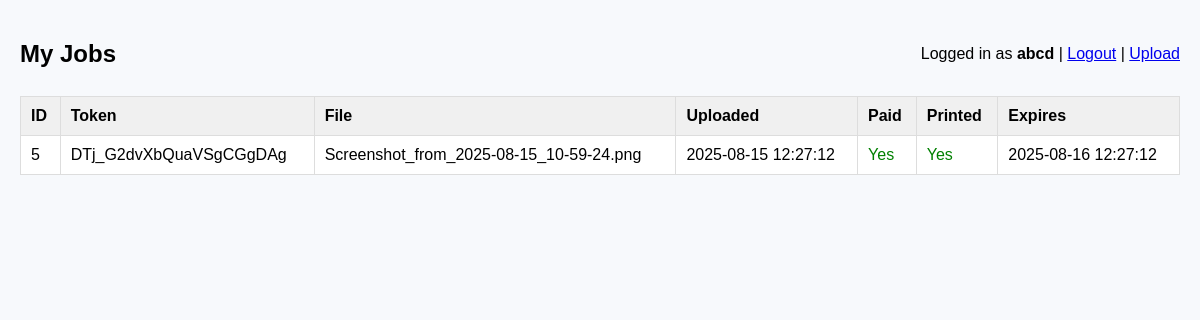
The app's page /myjobs (signed in) with its own data.
### tables this page shows
CREATE TABLE jobs (
        id INTEGER PRIMARY KEY AUTOINCREMENT,
        token TEXT UNIQUE,
        filename TEXT,
        filepath TEXT,
        uploaded_at INTEGER,
        paid INTEGER DEFAULT 0,
        printed INTEGER DEFAULT 0,
        expires_at INTEGER
    , owner_username TEXT);

### app.py (the view)
@app.route('/myjobs')
@login_required(admin_only=False)
def myjobs():
    username = session.get('user')
    conn = get_db_connection()
    cur = conn.cursor()
    cur.execute(
        'SELECT id, token, filename, uploaded_at, paid, printed, expires_at FROM jobs WHERE owner_username=? ORDER BY uploaded_at DESC',
        (username,)
    )
    rows = cur.fetchall()
    conn.close()
    formatted = []
    for r in rows:
        formatted.append({
            'id': r[0],
            'token': r[1],
            'filename': r[2],
            'uploaded_at': datetime.fromtimestamp(r[3]).strftime("%Y-%m-%d %H:%M:%S"),
            'paid': bool(r[4]),
            'printed': bool(r[5]),
            'expires_at': datetime.fromtimestamp(r[6]).strftime("%Y-%m-%d %H:%M:%S"),
        })
    return render_template('myjobs.html', jobs=formatted)

### app.py (called while the page is built, shortened)
@app.context_processor
def inject_template_globals():
    max_mb = app.config.get('MAX_CONTENT_LENGTH', 0) // (1024 * 1024)
    return {
        "max_file_mb": max_mb,
        "registration_enabled": 'register' in app.view_functions
    }

def get_db_connection():
    conn = sqlite3.connect(DB_PATH)
    conn.row_factory = sqlite3.Row
    return conn

def login_required(admin_only=False):
    def decorator(f):
        @wraps(f)
        def wrapped(*args, **kwargs):
            username = session.get("user")
            if not username:
                return redirect(url_for("login", next=request.path))
            return f(*args, **kwargs)
        return wrapped
    return decorator

### templates/myjobs.html (shortened to what this page needs)
<!doctype html>
<html>
<head>
</head>
<body>
  <div class="top">
    <h2>My Jobs</h2>
    <div>
      Logged in as <strong>{{ session.user }}</strong> |
      <a href="{{ url_for('logout') }}">Logout</a> |
      <a href="{{ url_for('index') }}">Upload</a>
    </div>
  </div>
  <table>
    <tr>
      <th>ID</th>
      <th>Token</th>
      <th>File</th>
      <th>Uploaded</th>
      <th>Paid</th>
      <th>Printed</th>
      <th>Expires</th>
    </tr>
    {% for job in jobs %}
    <tr>
      <td>{{ job.id }}</td>
      <td>{{ job.token }}</td>
      <td>{{ job.filename }}</td>
      <td>{{ job.uploaded_at }}</td>
      <td>{% if job.paid %}<span class="ok">Yes{% else %}<span class="no">No{% endif %}</span></td>
      <td>{% if job.printed %}<span class="ok">Yes{% else %}<span class="no">No{% endif %}</span></td>
      <td>{{ job.expires_at }}</td>
    </tr>
    {% endfor %}
  </table>
</body>
</html>

### templates/myjobs.html (style rules this page uses)
body { font-family:Arial,Helvetica,sans-serif;background:#f7f9fc;margin:20px }
table { width:100%;border-collapse:collapse;background:#fff }
th,td { padding:10px;border:1px solid #ddd;text-align:left }
th { background:#f0f0f0 }
.ok { color:green }
.top { display:flex;justify-content:space-between;align-items:center;margin-bottom:8px }

### records on screen
jobs: user "abcd", id "5", token "DTj_G2dvXbQuaVSgCGgDAg", filename "Screenshot_from_2025-08-15_10-59-24.png", uploaded_at "2025-08-15 12:27:12", paid "Yes", printed "Yes", expires_at "2025-08-16 12:27:12"
